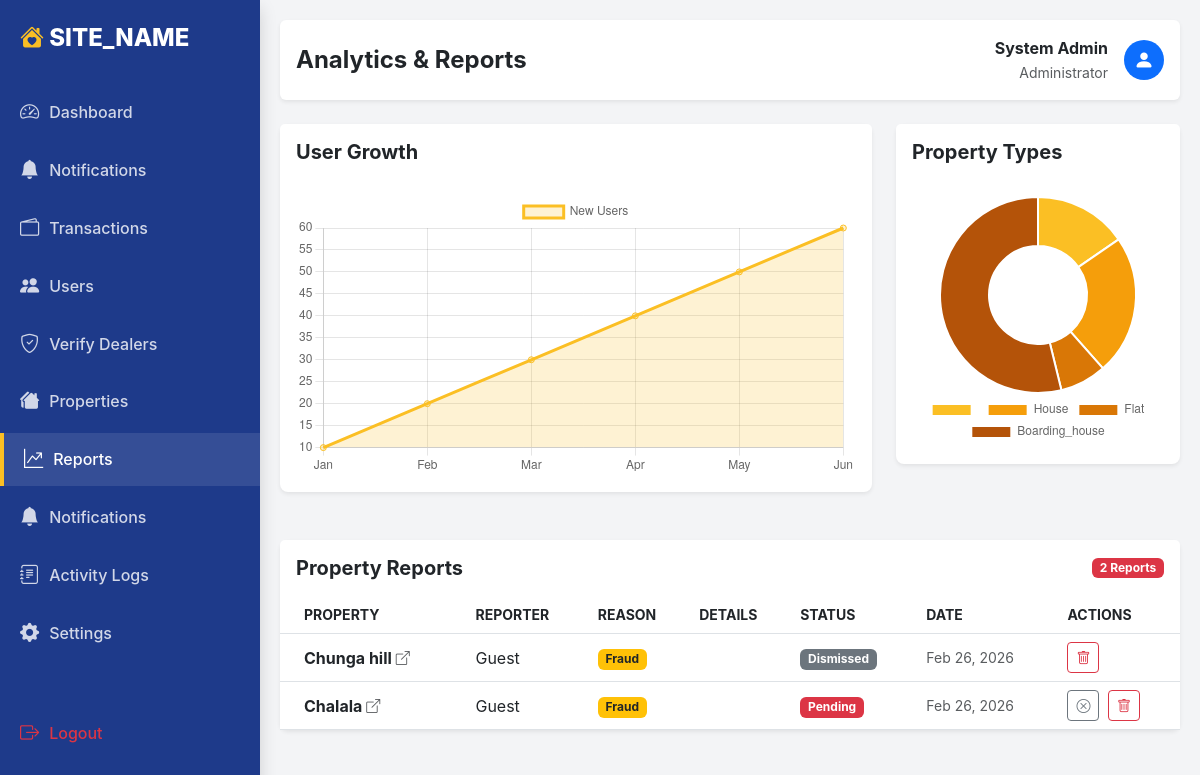
The page /admin/reports.php (signed in) on the database its author committed.
### tables this page shows
CREATE TABLE `property_reports` (
  `id` int(11) NOT NULL,
  `property_id` int(11) NOT NULL,
  `user_id` int(11) DEFAULT NULL,
  `reason` varchar(100) NOT NULL,
  `details` text DEFAULT NULL,
  `status` enum('pending','reviewed','dismissed') DEFAULT 'pending',
  `created_at` timestamp NOT NULL DEFAULT current_timestamp()
);

CREATE TABLE `properties` (
  `id` int(11) NOT NULL,
  `dealer_id` int(11) NOT NULL,
  `title` varchar(255) NOT NULL,
  `description` text DEFAULT NULL,
  `price` decimal(10,2) NOT NULL,
  `currency` varchar(10) DEFAULT 'ZMW',
  `bedrooms` int(11) DEFAULT NULL,
  `bathrooms` int(11) DEFAULT NULL,
  `rooms` int(11) DEFAULT NULL,
  `size_sqm` decimal(10,2) DEFAULT NULL,
  `property_type` enum('house','apartment','flat','boarding_house','land','commercial','wedding_venue','restaurant','lodge','studio','cottage','manor') NOT NULL DEFAULT 'house',
  `listing_purpose` enum('rent','sale','booking','service') NOT NULL DEFAULT 'rent',
  `location` varchar(255) NOT NULL,
  `city` varchar(100) DEFAULT NULL,
  `country` varchar(100) DEFAULT NULL,
  `latitude` decimal(10,8) DEFAULT NULL,
  `longitude` decimal(11,8) DEFAULT NULL,
  `status` enum('available','rented') DEFAULT 'available',
  `verification_image` varchar(255) DEFAULT NULL,
  `is_verified` tinyint(1) DEFAULT 0,
  `amenities` text DEFAULT NULL,
  `video_url` varchar(255) DEFAULT NULL,
  `views` int(11) DEFAULT 0,
  `is_featured` tinyint(1) DEFAULT 0,
  `is_boosted` tinyint(1) DEFAULT 0,
  `created_at` timestamp NOT NULL DEFAULT current_timestamp(),
  `capacity` int(11) DEFAULT NULL,
  `people_per_room` int(11) DEFAULT NULL,
  `event_type` varchar(255) DEFAULT NULL,
  `catering_available` tinyint(1) DEFAULT 0,
  `equipment_available` tinyint(1) DEFAULT 0
);

### admin/reports.php (the view, shortened to what this page needs)
<?php
try {
    $pdo = new PDO("mysql:host=" . DB_HOST . ";dbname=" . DB_NAME, DB_USER, DB_PASS);
    $pdo->setAttribute(PDO::ATTR_ERRMODE, PDO::ERRMODE_EXCEPTION);
    $monthly_users = [
        'labels' => ['Jan', 'Feb', 'Mar', 'Apr', 'May', 'Jun'],
        'data' => [10, 20, 30, 40, 50, 60]
    ];
    $stmt = $pdo->query("SELECT property_type, COUNT(*) as count FROM properties GROUP BY property_type");
    $property_types = $stmt->fetchAll(PDO::FETCH_ASSOC);
    $prop_labels = [];
    $prop_data = [];
    foreach ($property_types as $type) {
        $prop_labels[] = ucfirst($type['property_type']);
        $prop_data[] = $type['count'];
    }
    $stmt = $pdo->query("SELECT r.*, p.title as property_title, u.name as reporter_name
                         FROM property_reports r
                         LEFT JOIN properties p ON r.property_id = p.id
                         LEFT JOIN users u ON r.user_id = u.id
                         ORDER BY r.created_at DESC");
    $reports = $stmt->fetchAll(PDO::FETCH_ASSOC);
} catch (PDOException $e) {
    die("DB ERROR: " . $e->getMessage());
}
?>
<!DOCTYPE html>
<html lang="en">
<head>
    <link href="https://cdn.jsdelivr.net/npm/bootstrap@5.3.0/dist/css/bootstrap.min.css" rel="stylesheet">
    <link rel="stylesheet" href="https://cdn.jsdelivr.net/npm/bootstrap-icons@1.10.0/font/bootstrap-icons.css">
    <link rel="stylesheet" href="../assets/css/admin.css">
</head>
<body>
    <?php include 'includes/sidebar.php'; ?>
    <div class="admin-main">
        <div class="d-flex justify-content-between align-items-center mb-4 bg-white p-3 rounded shadow-sm">
            <h4 class="mb-0 fw-bold text-dark">Analytics & Reports</h4>
            <div class="d-flex align-items-center">
                <div class="me-3 text-end">
                    <p class="mb-0 fw-bold text-dark"><?php echo $_SESSION['user_name']; ?></p>
                    <small class="text-muted">Administrator</small>
                </div>
                <div class="bg-primary text-white rounded-circle d-flex align-items-center justify-content-center" style="width: 40px; height: 40px;">
                    <i class="bi bi-person-fill fs-5"></i>
                </div>
            </div>
        </div>
        <div class="row g-4 mb-5">
            <div class="col-md-8">
                <div class="card border-0 shadow-sm rounded-3">
                    <div class="card-header bg-white border-0 py-3">
                        <h5 class="fw-bold mb-0">User Growth</h5>
                    </div>
                    <div class="card-body">
                        <canvas id="userGrowthChart"></canvas>
                    </div>
                </div>
            </div>
            <div class="col-md-4">
                <div class="card border-0 shadow-sm rounded-3">
                    <div class="card-header bg-white border-0 py-3">
                        <h5 class="fw-bold mb-0">Property Types</h5>
                    </div>
                    <div class="card-body">
                        <canvas id="propertyTypesChart"></canvas>
                    </div>
                </div>
            </div>
        </div>
        <div class="card border-0 shadow-sm rounded-3">
            <div class="card-header bg-white border-0 py-3 d-flex justify-content-between align-items-center">
                <h5 class="fw-bold mb-0">Property Reports</h5>
                <span class="badge bg-danger"><?php echo count($reports); ?> Reports</span>
            </div>
            <div class="card-body p-0">
                <div class="table-responsive">
                    <table class="table table-hover align-middle mb-0">
                        <thead class="bg-light text-muted small text-uppercase">
                            <tr>
                                <th class="ps-4">Property</th>
                                <th>Reporter</th>
                                <th>Reason</th>
                                <th>Details</th>
                                <th>Status</th>
                                <th>Date</th>
                                <th>Actions</th>
                            </tr>
                        </thead>
                        <tbody>
                            <?php if (count($reports) > 0): ?>
                                <?php foreach ($reports as $report): ?>
                                    <tr>
                                        <td class="ps-4">
                                            <a href="../property_details.php?id=<?php echo $report['property_id']; ?>" target="_blank" class="fw-bold text-decoration-none text-dark">
                                                <?php echo htmlspecialchars($report['property_title'] ?? 'Unknown Property'); ?> <i class="bi bi-box-arrow-up-right small text-muted"></i>
                                            </a>
                                        </td>
                                        <td>
                                            <?php echo htmlspecialchars($report['reporter_name'] ?? 'Guest'); ?>
                                        </td>
                                        <td><span class="badge bg-warning text-dark"><?php echo ucfirst($report['reason']); ?></span></td>
                                        <td class="text-muted small" style="max-width: 200px; overflow: hidden; text-overflow: ellipsis; white-space: nowrap;" title="<?php echo htmlspecialchars($report['details']); ?>">
                                        </td>
                                        <td>
                                            <?php if($report['status'] == 'pending'): ?>
                                                <span class="badge bg-danger">Pending</span>
                                            <?php elseif($report['status'] == 'dismissed'): ?>
                                                <span class="badge bg-secondary">Dismissed</span>
                                            <?php else: ?>
                                                <span class="badge bg-success">Reviewed</span>
                                            <?php endif; ?>
                                        </td>
                                        <td class="text-muted small"><?php echo date('M d, Y', strtotime($report['created_at'])); ?></td>
                                        <td>
                                            <?php if($report['status'] != 'dismissed'): ?>
                                                <a href="reports.php?action=dismiss&id=<?php echo $report['id']; ?>" class="btn btn-sm btn-outline-secondary me-1" title="Dismiss">
                                                    <i class="bi bi-x-circle"></i>
                                                </a>
                                            <?php endif; ?>
                                            <a href="reports.php?action=delete&id=<?php echo $report['id']; ?>" class="btn btn-sm btn-outline-danger" title="Delete" onclick="return confirm('Are you sure?')">
                                                <i class="bi bi-trash"></i>
                                            </a>
                                        </td>
                                    </tr>
                                <?php endforeach; ?>
                            <?php endif; ?>
                        </tbody>
                    </table>
                </div>
            </div>
        </div>
    </div>
    <script>
        // User Growth Chart
        const ctxUser = document.getElementById('userGrowthChart').getContext('2d');
        new Chart(ctxUser, {
            type: 'line',
            data: {
                labels: <?php echo json_encode($monthly_users['labels']); ?>,
                datasets: [{
                    label: 'New Users',
                    data: <?php echo json_encode($monthly_users['data']); ?>,
                    borderColor: '#fbbf24',
                    backgroundColor: 'rgba(251, 191, 36, 0.2)',
                    fill: true,
                    tension: 0.4
                }]
            },
            options: {
                responsive: true,
                plugins: {
                    legend: { position: 'top' },
                }
            }
        });
        // Property Types Chart
        const ctxProp = document.getElementById('propertyTypesChart').getContext('2d');
        new Chart(ctxProp, {
            type: 'doughnut',
            data: {
                labels: <?php echo json_encode($prop_labels); ?>,
                datasets: [{
                    data: <?php echo json_encode($prop_data); ?>,
                    backgroundColor: [
                        '#fbbf24', '#f59e0b', '#d97706', '#b45309', '#78350f', '#fffbeb'
                    ]
                }]
            },
            options: {
                responsive: true,
                plugins: {
                    legend: { position: 'bottom' }
                }
            }
        });
    </script>
</body>
</html>

### assets/css/admin.css (style rules this page uses)
:root { --admin-primary: #1e3a8a; --admin-secondary: #f3f4f6; --admin-text: #1f2937; --admin-accent: #fbbf24; }
body { background-color: var(--admin-secondary); font-family: 'Inter', sans-serif; }
.admin-main { margin-left: 260px; padding: 20px; position: relative; z-index: 1; }

### rows shown on the page
property_reports: property.title "Chunga hill", reporter_name "Guest", reason "Fraud", status "Dismissed", created_at "Feb 26, 2026"
property_reports: property.title "Chalala", reporter_name "Guest", reason "Fraud", status "Pending", created_at "Feb 26, 2026"

### other values the page prints
SITE_NAME "SITE_NAME"
$_SESSION['user_name'] "System Admin"
count($reports) "2"
chart data {{ json_encode($monthly_users['labels']) }} ["Jan","Feb","Mar","Apr","May","Jun"]
chart data {{ json_encode($monthly_users['data']) }} [10,20,30,40,50,60]
chart data {{ json_encode($prop_data) }} [2,3,1,7]
